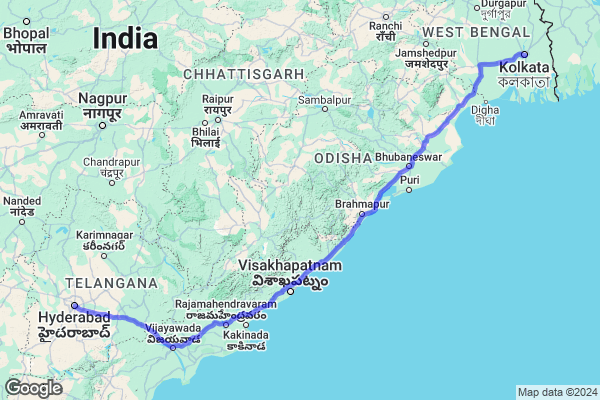
#> input picture Terrain/map_route.png, 600 x 400 px
$ python prog3.py
#> lines starting #> are read from the running program, lines starting #| are printed output that depends on the picture; after the words box and inside, x2 and y2 are one past the last pixel; in counts of white or black regions, pixels touching at a corner belong together
import cv2
import numpy as np
from matplotlib import pyplot as plt

def euclidean_distance(p1, p2):
    """Calculate the Euclidean distance between two points."""
    return np.sqrt((p1[0] - p2[0]) ** 2 + (p1[1] - p2[1]) ** 2)

# Load the image
image_path = "map_route.png"  # Update with the correct path
image = cv2.imread(image_path)
#> image is the input picture: shape (400, 600, 3); mean B, G, R 217.9, 218.5, 170.6
image_rgb = cv2.cvtColor(image, cv2.COLOR_BGR2RGB)

# Step 1: Isolate the blue path using color masking (HSV color space)
hsv = cv2.cvtColor(image, cv2.COLOR_BGR2HSV)
#> hsv: shape (400, 600, 3); mean H, S, V 77.6, 65.5, 227.8
lower_blue = np.array([100, 50, 50])  # Lower bound for blue color in HSV
upper_blue = np.array([140, 255, 255])  # Upper bound for blue color in HSV

# Create a mask for the blue color
mask = cv2.inRange(hsv, lower_blue, upper_blue)
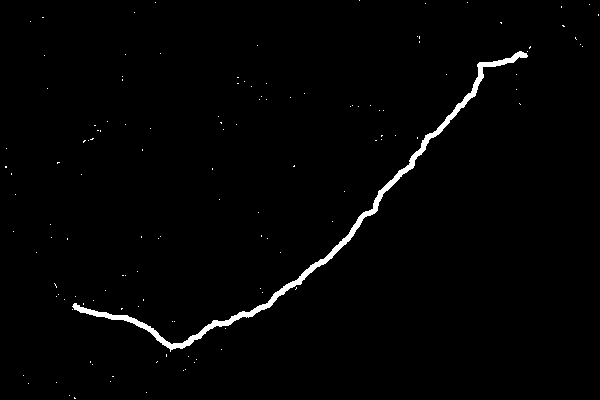
#> mask: shape (400, 600); 1.5% white; 129 white regions (128 under 20 px)

# Step 2: Find contours on the masked path
contours, _ = cv2.findContours(mask, cv2.RETR_EXTERNAL, cv2.CHAIN_APPROX_SIMPLE)
#> contours = 129 contours, 128 with area under 20; largest, box (x1, y1, x2, y2) and area: (72, 51, 528, 352) 2746

# Select the largest contour (likely the path)
if contours:
    path_contour = max(contours, key=cv2.contourArea)
#> path_contour = contour of 576 points, box (x1, y1, x2, y2) (72, 51, 528, 352), area 2746

    # Step 3: Sample points along the contour while avoiding close or duplicate points
    path_points = []
    min_distance = 30  # Minimum distance between circles in pixels

    for point in path_contour:
        point = tuple(point[0])  # Extract coordinates as a tuple

        # Check distance with all previously sampled points
        if all(euclidean_distance(point, sampled) > min_distance for sampled in path_points):
            path_points.append(point)
#> this loop made 576 passes
#> point on passes 1 to 3: (519, 51), (518, 52), (517, 52)
#> after the loop, path_points = [(519, 51), (479, 62), (471, 91), (449, 115), (426, 135), (409, 160), (380, 190), (358, 217), (339, 242), (315, 262), (291, 282), (268, 302), (239, 312), (210, 324), (185, 341), (155, 330), (127, 315), (97, 311)]

    # Step 4: Draw non-overlapping circles at sampled points
    output_image = image_rgb.copy()
    for point in path_points:
        cv2.circle(output_image, point, 15, (255, 0, 0), 2)  # Draw red circle with radius=10 and thickness=2
#> this loop made 18 passes
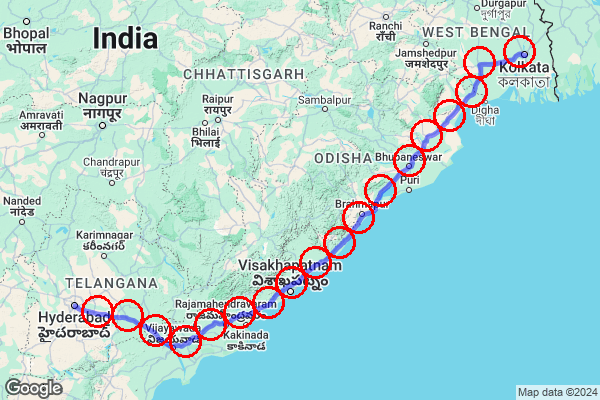
#> output_image: shape (400, 600, 3); mean R, G, B 172.2, 214.4, 213.7

    # Display the result
    plt.figure(figsize=(10, 8))
    plt.imshow(output_image)
    plt.title("Path with Non-Overlapping Circles")
    plt.axis("off")
    plt.show()

    # Optional: Print the sampled points
    print("Sampled Path Points:", path_points)
#> (printed output is left out)
else:
    print("No path detected. Adjust the blue color range in HSV.")

$ run again, with Terrain/6.png copied over Terrain/map_route.png
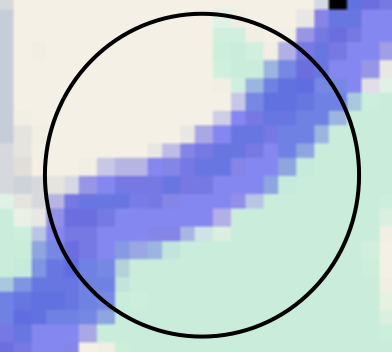
#> input picture Terrain/6.png, 392 x 352 px
#> image is the input picture: shape (352, 392, 3); mean B, G, R 218.6, 196.7, 183
#> hsv: shape (352, 392, 3); mean H, S, V 74.5, 54.7, 228.3
#> `mask = cv2.inRange(hsv, lower_blue, upper_blue)`:
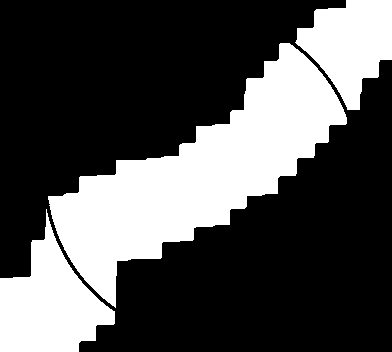
#> mask: shape (352, 392); 31.6% white; 3 white regions
#> contours = 3 contours; box (x1, y1, x2, y2) and area: (48, 43, 347, 308) 27896, (0, 209, 115, 352) 8446, (295, 0, 392, 110) 6350
#> path_contour = contour of 212 points, box (x1, y1, x2, y2) (48, 43, 347, 308), area 27896
#> the loop `for point in path_contour:` made 212 passes
#> point on passes 1 to 3: (280, 43), (279, 44), (279, 58)
#> after the loop `for point in path_contour:`: path_points = [(280, 43), (264, 76), (244, 109), (215, 124), (182, 143), (147, 158), (116, 160), (80, 176), (48, 196), (55, 227), (68, 255), (103, 298), (116, 261), (160, 258), (192, 240), (229, 224), (246, 196), (277, 193), (296, 159), (327, 142), (346, 117), (331, 88)]
#> the loop `for point in path_points:` made 22 passes
#> after the loop `for point in path_points:`:
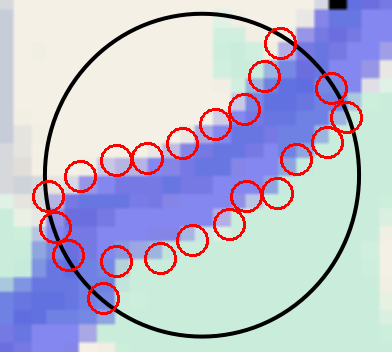
#> output_image: shape (352, 392, 3); mean R, G, B 186.8, 188.7, 208.9
#> (printed output is left out)
